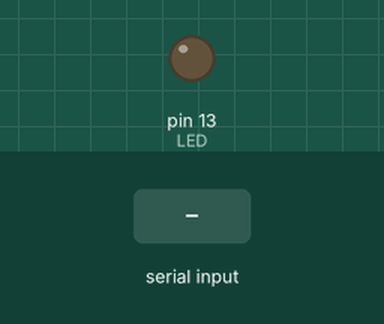
Recording of a sketch running on a simulated Arduino Uno, built with avr-gcc and run on an emulated ATmega328P. On the bench: output pins drawn as LEDs (lit = HIGH). The inputs (shaded band) are chosen by the test bench. What the sketch prints to the serial monitor is not drawn.

Above: at 1.2 s.
1.3 s: "2" received over Serial
At 3.4 s:
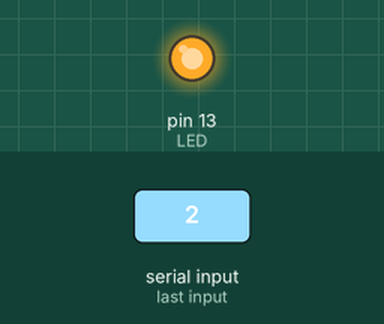
5.3 s: "0" received over Serial
At 5.7 s:
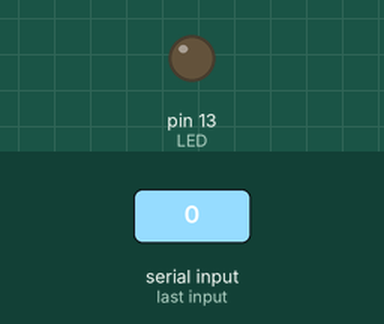
Timing chart, 0 to 8.3 s (numbered marks = the images above; inputs shaded):
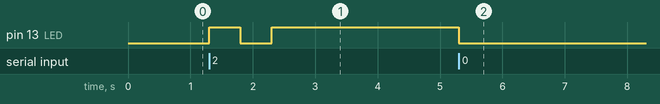

Measured:
- after the input at 1.3 s, pin 13 (LED): LOW → HIGH at once, → LOW 0.50 s later, → HIGH 0.50 s later
- after the input at 5.3 s, pin 13 (LED): HIGH → LOW at once

The sketch:

02-04_serialShell.ino
```cpp
#define LED LED_BUILTIN

void setup() {
  pinMode(LED, OUTPUT);
   //Initialize serial and wait for port to open:
  Serial.begin(9600);

  Serial.println("Accende e spegne il LED con la seriale");
  Serial.println("0 spegne il LED");
  Serial.println("1 accende il LED");
  Serial.println("2 lampeggia il LED");
}

void loop() {
  // put your main code here, to run repeatedly:
  if (Serial.available()) {
    unsigned char comando = Serial.read();
    switch(comando)
    {
      case '1':
        digitalWrite(LED, HIGH);
        Serial.println("Acceso");
        break;
      case '0':
        digitalWrite(LED, LOW);
        Serial.println("Spento");
        break;
      case '2':
        Serial.print("Lampeggia: ");
        digitalWrite(LED, HIGH);
        Serial.print("acceso, ");
        delay(500);
        digitalWrite(LED, LOW);
        Serial.print("spento, ");
        delay(500);
        digitalWrite(LED, HIGH);
        Serial.println("acceso");
        delay(500);

        break;
      default:
        Serial.println("Comando non riconosciuto!");
        break;
    }
  }
}
```
